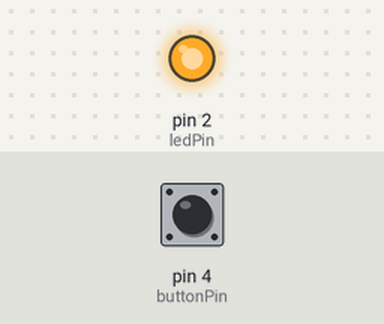
Recording of a sketch running on a simulated Arduino Uno, built with avr-gcc and run on an emulated ATmega328P. Shown: output pins drawn as LEDs (lit = HIGH). Inputs (shaded band) come from the test bench; at power-on: pin 4 (buttonPin) LOW.

Above: at 1.2 s.
1.3 s: pin 4 (buttonPin) pulled HIGH for 0.15 s
At 1.37 s:
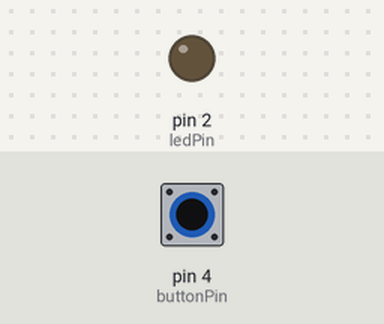
2.9 s: pin 4 (buttonPin) pulled HIGH for 3.2 s
At 6.8 s:
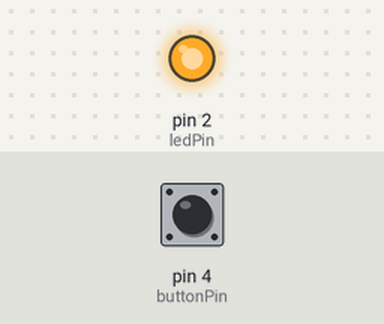
Timing chart, 0 to 8.3 s (numbered marks = the images above; inputs shaded):
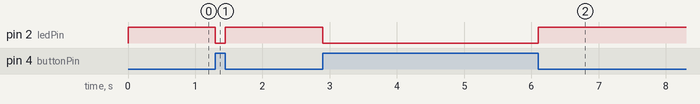

Measured:
- after the input at 1.3 s, pin 2 (ledPin): HIGH → LOW at once, → HIGH 0.15 s later
- after the input at 2.9 s, pin 2 (ledPin): HIGH → LOW at once, → HIGH 3.2 s later

The sketch:

2-1buttonTest.ino
```cpp
/*
 Ex2. 2-1buttonTest.ino
 D1 mini switch Button Test
*/
//#include <ESP8266WiFi.h>

const int ledPin = 2; //D4 builtin LED
const int buttonPin = 4; //D2

int sw = 0; // variable for reading the pushbutton status

void setup() {
  pinMode(ledPin, OUTPUT);
  pinMode(buttonPin, INPUT);//INPUT_PULLUP
}

void loop() {

  sw = digitalRead(buttonPin); //Pulldown
  // check if the pushbutton is pressed.
  if (sw == HIGH) {
    digitalWrite(ledPin, LOW); // turn LED on:
  } else {
  digitalWrite(ledPin, HIGH); // turn LED off:
  }
}
```
